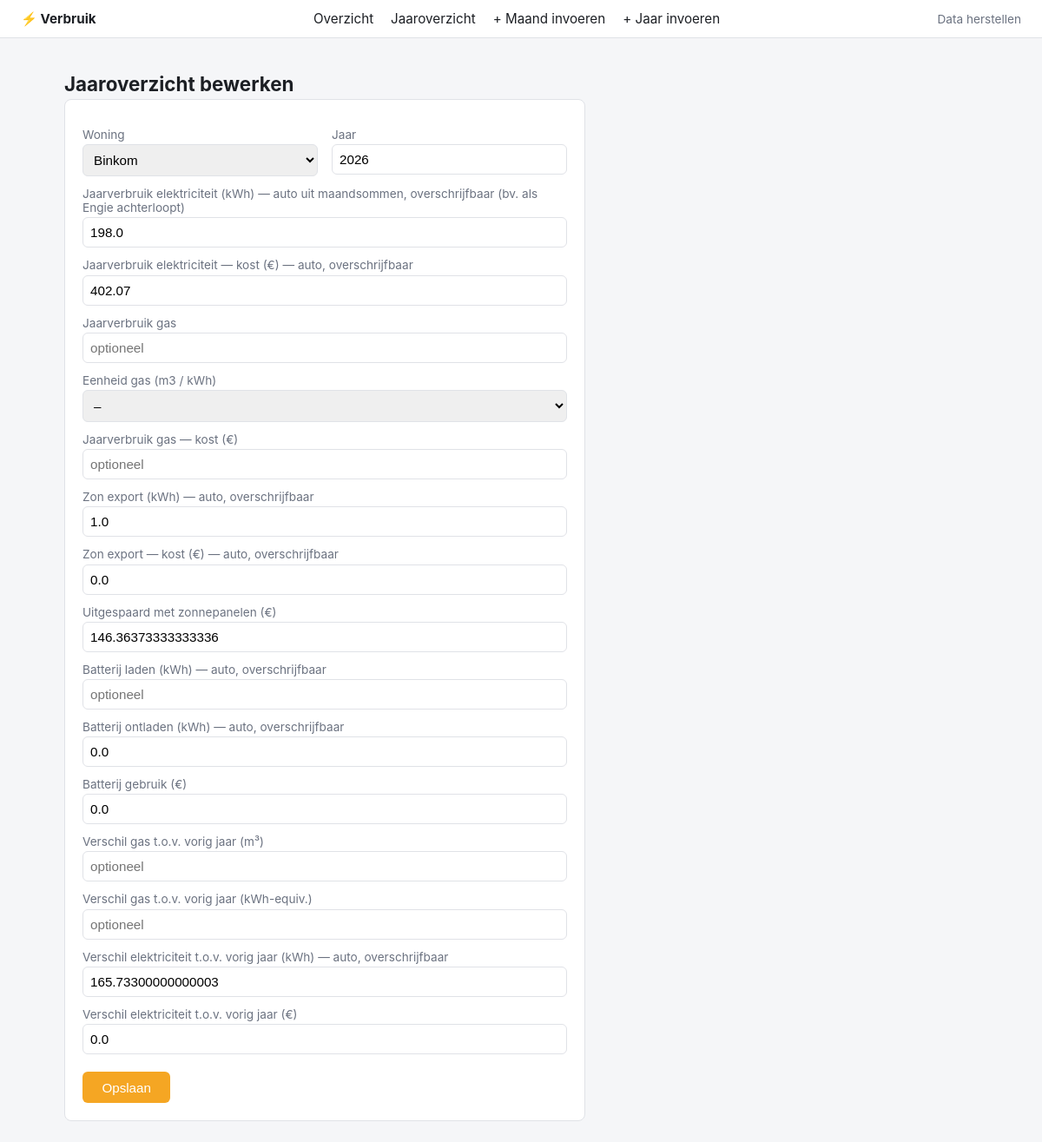
Page /jaaroverzicht/invoer/Binkom/2026 on the committed database.
### tables this page shows
CREATE TABLE jaaroverzicht (
    id INTEGER PRIMARY KEY AUTOINCREMENT,
    woning TEXT NOT NULL CHECK (woning IN ('Tienen', 'Binkom')),
    jaar INTEGER NOT NULL,

    jaarverbruik_elektriciteit_kwh REAL,
    jaarverbruik_elektriciteit_kost_eur REAL,

    jaarverbruik_gas REAL,
    jaarverbruik_gas_eenheid TEXT CHECK (jaarverbruik_gas_eenheid IN ('m3', 'kWh')),
    jaarverbruik_gas_kost_eur REAL,

    opladen_zon_kwh REAL,
    opladen_zon_kost_eur REAL,

    uitgespaard_zonnepanelen_eur REAL,

    batterij_gebruik_kwh REAL,
    batterij_gebruik_kost_eur REAL,

    verschil_gas_vorig_jaar_m3 REAL,
    verschil_gas_vorig_jaar_kwh REAL,

    verschil_elektriciteit_vorig_jaar_kwh REAL,
    verschil_elektriciteit_vorig_jaar_eur REAL, batterij_laden_kwh REAL,

    UNIQUE(woning, jaar)
);

### main.py (the view, shortened to what this page needs)
@app.route("/jaaroverzicht/invoer", methods=["GET", "POST"])
@app.route("/jaaroverzicht/invoer/<woning>/<int:jaar>", methods=["GET", "POST"])
def jaaroverzicht_invoer(woning=None, jaar=None):
    bestaand = None
    if woning and jaar:
        conn = get_connection()
        row = conn.execute(
            "SELECT * FROM jaaroverzicht WHERE woning=? AND jaar=?", (woning, jaar)
        ).fetchone()
        conn.close()
        bestaand = dict(row) if row else None
    return render_template(
        "jaaroverzicht_invoer.html",
        woningen=WONINGEN,
        velden=JAAR_INVOERVELDEN,
        bestaand=bestaand,
        woning=woning,
        jaar=jaar,
    )

### main.py (called while the page is built)
    def __call__(self, environ, start_response):
        script_name = environ.get("HTTP_X_INGRESS_PATH", "")
        if script_name:
            environ["SCRIPT_NAME"] = script_name
            path_info = environ.get("PATH_INFO", "")
            if path_info.startswith(script_name):
                environ["PATH_INFO"] = path_info[len(script_name):]
        return self.wsgi_app(environ, start_response)

### models.py (called while the page is built)
def get_connection():
    DB_PATH.parent.mkdir(parents=True, exist_ok=True)
    conn = sqlite3.connect(DB_PATH)
    conn.row_factory = sqlite3.Row
    conn.execute("PRAGMA foreign_keys = ON")
    return conn

### templates/jaaroverzicht_invoer.html (shortened to what this page needs)
{% extends "base.html" %}
{% block content %}
<h1>{{ "Jaaroverzicht bewerken" if bestaand else "Jaaroverzicht invoeren" }}</h1>
<form class="entry" method="post">
    <div class="row2">
        <div>
            <label>Woning</label>
            <select name="woning" required>
                {% for w in woningen %}
                <option value="{{ w }}" {{ "selected" if (bestaand and bestaand.woning == w) or (woning == w) }}>{{ w }}</option>
                {% endfor %}
            </select>
        </div>
        <div>
            <label>Jaar</label>
            <input type="number" name="jaar" value="{{ bestaand.jaar if bestaand else (jaar or '') }}" required>
        </div>
    </div>
    {% for veld, label in velden %}
    <label>{{ label }}</label>
    {% if veld == "jaarverbruik_gas_eenheid" %}
    <select name="{{ veld }}">
        <option value="">–</option>
    </select>
    {% else %}
    <input type="text" name="{{ veld }}" value="{{ bestaand[veld] if bestaand and bestaand[veld] is not none else '' }}" placeholder="optioneel">
    {% endif %}
    {% endfor %}
    <button type="submit">Opslaan</button>
</form>
{% endblock %}

### static/style.css (style rules this page uses)
:root { --bg: #f5f6f8; --card: #ffffff; --border: #e0e2e7; --text: #1c1f24; --muted: #6b7280; --accent: #f5a623; --accent-dark: #d68910; --pos: #2e7d32; --neg: #c0392b; }
* { box-sizing: border-box; }
body { margin: 0; font-family: -apple-system, "Segoe UI", Roboto, sans-serif; background: var(--bg); color: var(--text); }
h1 { font-size: 1.4rem; margin-bottom: 0.25rem; }
form.entry { background: var(--card); border: 1px solid var(--border); border-radius: 8px; padding: 1.25rem; max-width: 600px; }
form.entry label { display: block; margin-top: 0.75rem; font-size: 0.85rem; color: var(--muted); }
form.entry input, form.entry select { width: 100%; padding: 0.5rem; border: 1px solid var(--border); border-radius: 6px; font-size: 0.95rem; margin-top: 0.2rem; }
form.entry button { margin-top: 1.25rem; background: var(--accent); color: #fff; border: none; padding: 0.6rem 1.4rem; border-radius: 6px; font-size: 0.95rem; cursor: pointer; }
.row2 { display: grid; grid-template-columns: 1fr 1fr; gap: 0 1rem; }

### rows in the picture
jaaroverzicht: jaar "2026", jaarverbruik_elektriciteit_kwh "198.0" "402.07" "1.0" "0.0" "146.36373333333336" "0.0" "0.0" "165.73300000000003" "0.0"

### other values in the picture
{{ "Jaaroverzicht bewerken" if bestaand else "Jaaroverzicht invoeren" }} "Jaaroverzicht bewerken"
{{ label }} "Jaarverbruik elektriciteit (kWh) — auto uit maandsommen, overschrijfbaar (bv. als Engie achterloopt)" "Jaarverbruik elektriciteit — kost (€) — auto, overschrijfbaar" "Jaarverbruik gas" "Eenheid gas (m3 / kWh)" "Jaarverbruik gas — kost (€)" "Zon export (kWh) — auto, overschrijfbaar" "Zon export — kost (€) — auto, overschrijfbaar" "Uitgespaard met zonnepanelen (€)" "Batterij laden (kWh) — auto, overschrijfbaar" "Batterij ontladen (kWh) — auto, overschrijfbaar" "Batterij gebruik (€)" "Verschil gas t.o.v. vorig jaar (m³)" "Verschil gas t.o.v. vorig jaar (kWh-equiv.)" "Verschil elektriciteit t.o.v. vorig jaar (kWh) — auto, overschrijfbaar" "Verschil elektriciteit t.o.v. vorig jaar (€)"
form field woning "Binkom"
